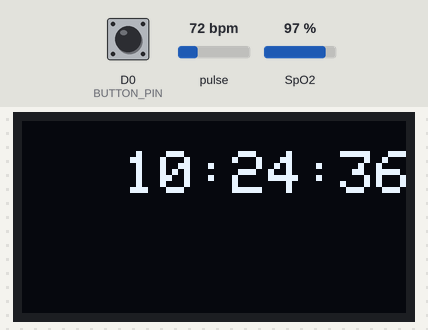
This sketch was run on a simulated ESP8266 (NodeMCU). On the bench: 128×64 one-colour display. The test bench sets the inputs (shaded band); at power-on: D0 (BUTTON_PIN) LOW, pulse 72 bpm, SpO2 97 %. WiFi joins after 1.5 s; servers stay silent unless stated; network time is answered at once with the bench clock; the local clock reads 2024-03-15 10:24:30 at power-on unless the sketch sets it; what the sketch prints to the serial monitor is not drawn.

Above: at 6.8 s.
6.9 s: D0 (BUTTON_PIN) pulled HIGH for 0.15 s
At 7.38 s:
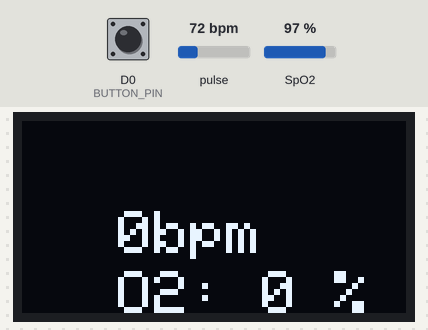
7.6 s: pulse set to 42 bpm
10.6 s: SpO2 set to 80 %
At 13.38 s:
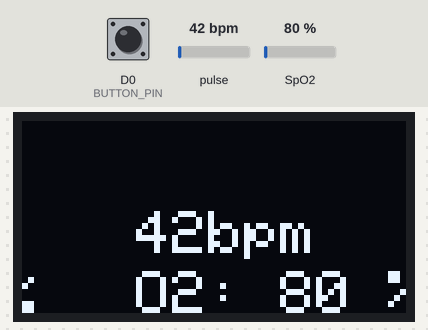
13.6 s: D0 (BUTTON_PIN) pulled HIGH for 1 s
At 14.28 s:
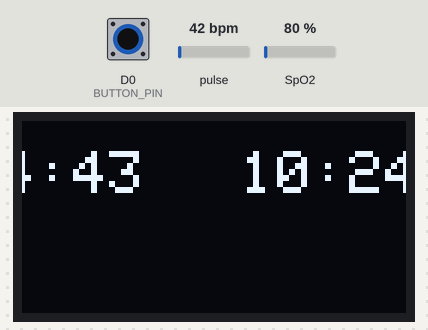
Timing chart, 0 to 16.2 s (numbered marks = the images above; inputs shaded):
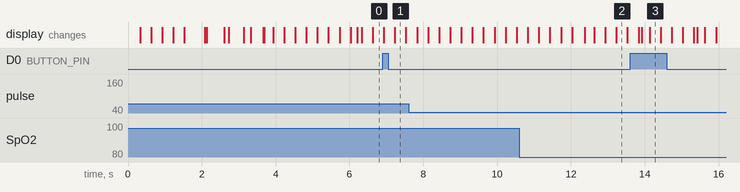

The sketch:

SmartHeath.ino
```cpp
#include <ESP8266WiFi.h>
#include "MAX30100_PulseOximeter.h"
#include <SPI.h>
#include <Adafruit_GFX.h>
#include <Adafruit_SSD1306.h>
#include <Wire.h>
#include <NTPClient.h>
#include <WiFiUdp.h>

const char* ssid     = "International University";
const char* password = "";

// Declaration for NTP Server
#define NTP_OFFSET  25200 // Timezone, in second
#define NTP_INTERVAL 60 * 1000    // In miliseconds
#define NTP_ADDRESS  "1.asia.pool.ntp.org"
WiFiUDP ntpUDP;
NTPClient timeClient(ntpUDP, NTP_ADDRESS, NTP_OFFSET, NTP_INTERVAL);

// Declaration for SSD1306 display
#define SCREEN_WIDTH 128
#define SCREEN_HEIGHT 64
#define OLED_MOSI   D7
#define OLED_CLK    D4
#define OLED_RESET D6
#define OLED_CS D5
#define OLED_DC D3
Adafruit_SSD1306 display(SCREEN_WIDTH, SCREEN_HEIGHT, OLED_MOSI, OLED_CLK,
                         OLED_DC, OLED_RESET, OLED_CS);

// Declaration for BUTTON
#define BUTTON_PIN  D0
int buttonState = 0;

// Declaration for MAX30100
#define REPORTING_PERIOD_MS     1000
#define SCREEN_UPDATED_PERIOD_MS 500
PulseOximeter sensor;

//Callback method
void onBeatDetected() {
  Serial.println("Beat!");
}

//Setup for the first run
void setup() {
  //Serial setup
  Serial.begin(9600);

  //Display setup
  if (!display.begin(SSD1306_SWITCHCAPVCC))
  {
    Serial.println("Initialize failed");
    for (;;); // Don't proceed, loop forever
  }
  else
  {
    Serial.println("DISPLAY SUCCESS");
  }
  display.clearDisplay();
  display.setTextColor(WHITE);
  display.startscrollright(0x00, 0x0F);
  display.setTextSize(3);
  display.setCursor(0, 0);
  display.println("SMART");
  display.println("HEALTH");
  display.display();
  delay(2000);
  //Sensor setup
  if (!sensor.begin())
  {
    Serial.println("Initialize failed");
    for (;;); // Don't proceed, loop forever
  }
  else
  {
    Serial.println("SENSOR SUCCESS");
  }
  sensor.setOnBeatDetectedCallback(onBeatDetected);
  //WiFi setup
  display.clearDisplay();
  display.setTextSize(1);
  display.setCursor(0, 0);
  display.print("WiFi: ");
  display.println(ssid);
  display.print("STATUS: ");
  display.display();
  WiFi.begin(ssid, password);
  while (WiFi.status() != WL_CONNECTED)
  {
    delay(500);
    display.print(".");
    display.display();
  }
  display.println();
  display.println("WiFi connected.");
  display.println("IP address: ");
  display.println(WiFi.localIP());
  display.display();
  delay(2000);

  //RealTime setup
  timeClient.begin();

  //pinMode setup
  pinMode(BUTTON_PIN, INPUT);
}

int state = 0;
int lastButtonState = 0;
uint32_t tsLastReport = 0;
uint32_t tsLastScreen = 0;

void loop() {
  buttonState = digitalRead(BUTTON_PIN);
  if (buttonState != lastButtonState && buttonState == 1)
  {
    state = !state;
  }
  lastButtonState = buttonState;
  if (state == 0) {
    if (millis() - tsLastScreen > SCREEN_UPDATED_PERIOD_MS) {
      tsLastScreen = millis();
      timeClient.update();
      String formattedTime = timeClient.getFormattedTime();
      display.clearDisplay();
      display.setTextSize(2);
      display.setCursor(15, 10);
      display.print(formattedTime);
      display.display();
      Serial.println(formattedTime);
    }
     sensor.shutdown();
  }
  else
  {
    if (millis() - tsLastScreen > SCREEN_UPDATED_PERIOD_MS) {
      display.clearDisplay();
      int heartRate = sensor.getHeartRate();
      int spo2 = sensor.getSpO2();
      if (millis() - tsLastReport > REPORTING_PERIOD_MS) {
        sensor.resume();
        sensor.update();
        display.setCursor(0, 30);
        display.print(heartRate);
        display.print("bpm");
        display.setCursor(0, 50);
        display.print("O2: ");
        display.print(spo2);
        display.print(" %");
        display.display();
        tsLastReport = millis();
        Serial.print("Heart rate:");
        Serial.print(heartRate);
        Serial.print("bpm / SpO2:");
        Serial.print(spo2);
        Serial.println("%");
      }
      tsLastScreen = millis();
    }
  }

}
```

Measured:
- after the input at 6.9 s, the display: first differs from a run without the input after 0.33 s (image 1)
- after the input at 13.6 s, the display: first differs from a run without the input after 0.31 s (image 3 shows a later state)
